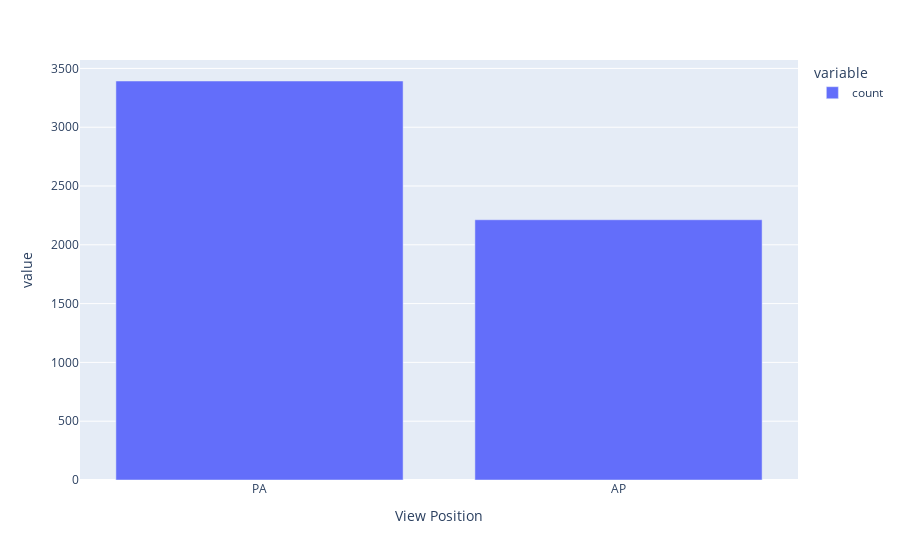

Notebook code cell kept with this figure:
### Code cell
data['View Position'].value_counts().plot.bar()

### Figure 1 — Plotly figure (JSON) as saved in the notebook; plotly's stock layout.template omitted (floating-point values rounded to 4 significant figures)
{"data": [{"alignmentgroup": "True", "hovertemplate": "variable=count<br>View Position=%{x}<br>value=%{y}<extra></extra>", "legendgroup": "count", "marker": {"color": "#636efa", "pattern": {"shape": ""}}, "name": "count", "offsetgroup": "count", "orientation": "v", "showlegend": true, "textposition": "auto", "type": "bar", "x": ["PA", "AP"], "xaxis": "x", "y": [3393, 2213], "yaxis": "y"}], "layout": {"barmode": "relative", "legend": {"title": {"text": "variable"}, "tracegroupgap": 0}, "margin": {"t": 60}, "xaxis": {"anchor": "y", "domain": [0, 1], "title": {"text": "View Position"}}, "yaxis": {"anchor": "x", "domain": [0, 1], "title": {"text": "value"}}}}
